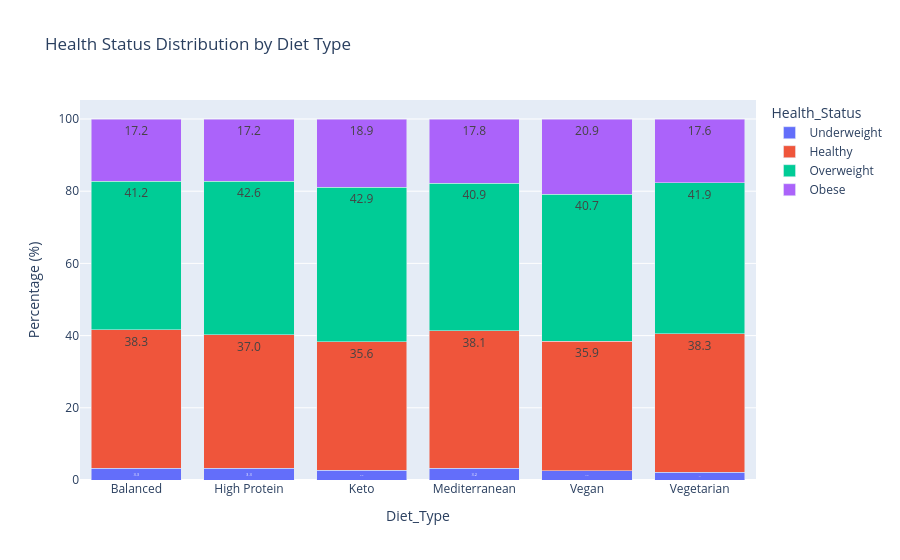

The code cell stored with this chart in its notebook:
### Markdown cell above
## Health Status Distribution by Diet Type

### Code cell
health_order = [
    'Underweight',
    'Healthy',
    'Overweight',
    'Obese'
]

cross = pd.crosstab(
    df['Diet_Type'],
    df['Health_Status'],
    normalize='index'
) * 100

cross = cross[health_order].reset_index()

long_df = cross.melt(
    id_vars='Diet_Type',
    var_name='Health_Status',
    value_name='Percentage'
)

fig = px.bar(
    long_df,
    x='Diet_Type',
    y='Percentage',
    color='Health_Status',
    category_orders={'Health_Status': health_order},
    title='Health Status Distribution by Diet Type',
    text_auto='.1f'
)

fig.update_layout(
    yaxis_title='Percentage (%)',
    barmode='stack'
)

fig.show()

### Figure 1 — Plotly figure (JSON) as saved in the notebook; plotly's stock layout.template omitted (floating-point values rounded to 4 significant figures)
{"data": [{"hovertemplate": "Health_Status=Underweight<br>Diet_Type=%{x}<br>Percentage=%{y}<extra></extra>", "legendgroup": "Underweight", "marker": {"color": "#636efa", "pattern": {"shape": ""}}, "name": "Underweight", "orientation": "v", "showlegend": true, "textposition": "auto", "texttemplate": "%{y:.1f}", "type": "bar", "x": ["Balanced", "High Protein", "Keto", "Mediterranean", "Vegan", "Vegetarian"], "xaxis": "x", "y": [3.255, 3.253, 2.635, 3.213, 2.564, 2.18], "yaxis": "y"}, {"hovertemplate": "Health_Status=Healthy<br>Diet_Type=%{x}<br>Percentage=%{y}<extra></extra>", "legendgroup": "Healthy", "marker": {"color": "#EF553B", "pattern": {"shape": ""}}, "name": "Healthy", "orientation": "v", "showlegend": true, "textposition": "auto", "texttemplate": "%{y:.1f}", "type": "bar", "x": ["Balanced", "High Protein", "Keto", "Mediterranean", "Vegan", "Vegetarian"], "xaxis": "x", "y": [38.35, 36.99, 35.64, 38.07, 35.9, 38.29], "yaxis": "y"}, {"hovertemplate": "Health_Status=Overweight<br>Diet_Type=%{x}<br>Percentage=%{y}<extra></extra>", "legendgroup": "Overweight", "marker": {"color": "#00cc96", "pattern": {"shape": ""}}, "name": "Overweight", "orientation": "v", "showlegend": true, "textposition": "auto", "texttemplate": "%{y:.1f}", "type": "bar", "x": ["Balanced", "High Protein", "Keto", "Mediterranean", "Vegan", "Vegetarian"], "xaxis": "x", "y": [41.21, 42.57, 42.86, 40.9, 40.68, 41.9], "yaxis": "y"}, {"hovertemplate": "Health_Status=Obese<br>Diet_Type=%{x}<br>Percentage=%{y}<extra></extra>", "legendgroup": "Obese", "marker": {"color": "#ab63fa", "pattern": {"shape": ""}}, "name": "Obese", "orientation": "v", "showlegend": true, "textposition": "auto", "texttemplate": "%{y:.1f}", "type": "bar", "x": ["Balanced", "High Protein", "Keto", "Mediterranean", "Vegan", "Vegetarian"], "xaxis": "x", "y": [17.19, 17.19, 18.86, 17.82, 20.85, 17.63], "yaxis": "y"}], "layout": {"barmode": "stack", "legend": {"title": {"text": "Health_Status"}, "tracegroupgap": 0}, "title": {"text": "Health Status Distribution by Diet Type"}, "xaxis": {"anchor": "y", "domain": [0, 1], "title": {"text": "Diet_Type"}}, "yaxis": {"anchor": "x", "domain": [0, 1], "title": {"text": "Percentage (%)"}}}}
